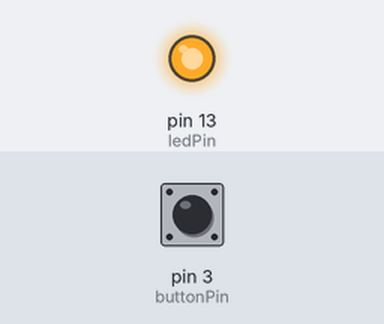
Bench run of a sketch on a simulated Arduino Uno, built with avr-gcc and run on an emulated ATmega328P. Parts: output pins drawn as LEDs (lit = HIGH). Inputs (shaded band) come from the test bench; at power-on: pin 3 (buttonPin) HIGH. What the sketch prints to the serial monitor is not drawn.

Above: at 1.2 s.
1.3 s: pin 3 (buttonPin) pulled LOW for 0.15 s
At 2.7 s:
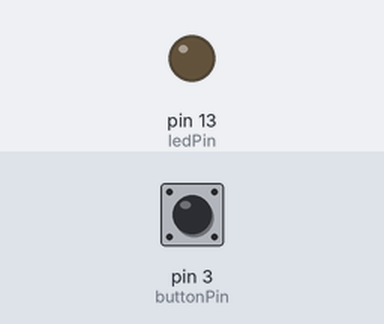
3.0 s: pin 3 (buttonPin) pulled LOW for 1 s
At 5.2 s:
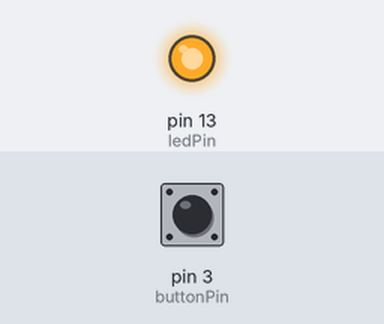
5.5 s: pin 3 (buttonPin) pulled LOW for 3.2 s
At 10.0 s:
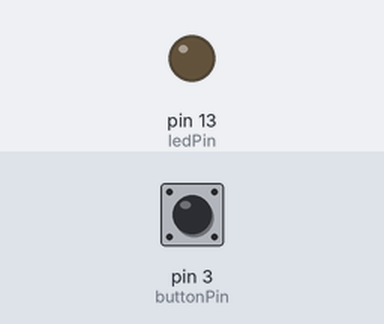
Timing chart, 0 to 11.5 s (numbered marks = the images above; inputs shaded):
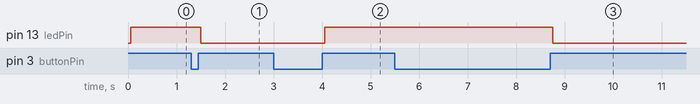

The sketch:

PushBottonTest.ino
```cpp
const int ledPin = 13;
const int buttonPin = 3;
int logState = LOW;
int buttonState = LOW;
int lastButtonState;
unsigned long lastDebounceTime = 0;
unsigned long debounceDelay = 50;
int lightState = LOW;
#define SerialMonitor Serial
void setup() {
  pinMode(ledPin, OUTPUT);
  pinMode(buttonPin, INPUT);
  SerialMonitor.begin(9600);
}

void loop() {
  int buttonReading = digitalRead(buttonPin);
  if(buttonReading != lastButtonState) {
    lastDebounceTime = millis();
  }
  if(debounceDelay + lastDebounceTime < millis()){
    if (buttonReading != buttonState) {
      buttonState = buttonReading;
      if(buttonState == HIGH){
        logState = !logState;
      }
    }
  }
  digitalWrite(ledPin, logState);
  Serial.print(logState);
  lastButtonState = buttonReading;
}
```

Measured:
- after the input at 1.3 s, pin 13 (ledPin): HIGH → LOW after 0.20 s
- after the input at 3.0 s, pin 13 (ledPin): LOW → HIGH after 1.1 s
- after the input at 5.5 s, pin 13 (ledPin): HIGH → LOW after 3.3 s
